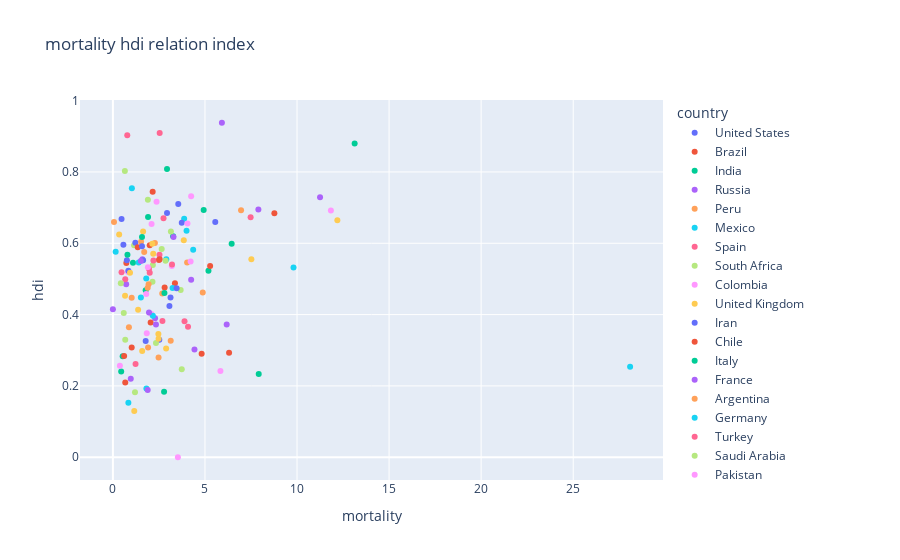

The notebook cell this image was saved under:
### Code cell
fig=px.scatter(data, y='hdi', x='mortality',
               color='country', hover_data='country',
                title=" mortality hdi relation index")
fig.show()
